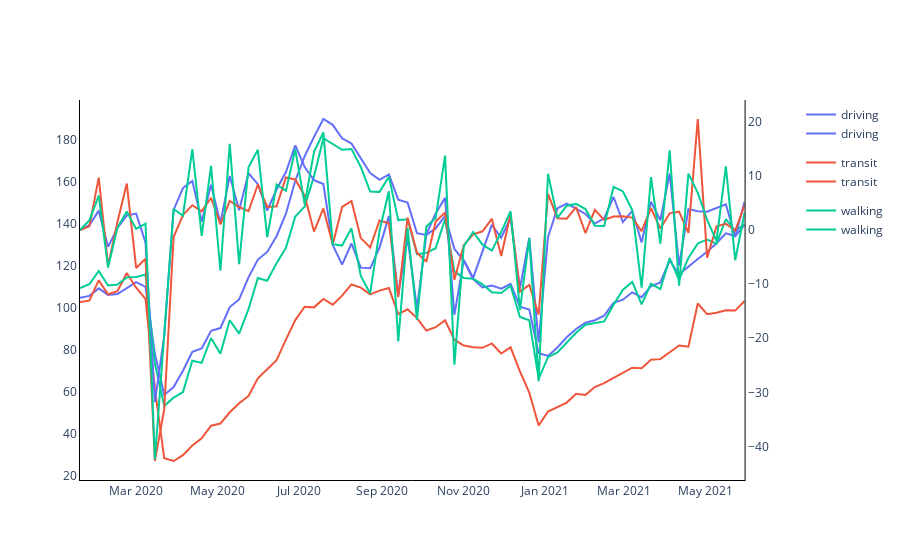

The cell this chart's notebook holds for it:
### Code cell
subfig = make_subplots(specs=[[{"secondary_y": True}]])

fig = px.line(df_d, x="Date", y='mobility', color='transportation_type')
fig2 = px.line(df_d, x="Date", y='week_on_week_change', color='transportation_type', 
               )

fig2.update_traces(yaxis="y2")
subfig.add_traces(fig.data + fig2.data)

subfig.update_layout(
    plot_bgcolor="white",
)
subfig.update_xaxes(showline=True, linewidth=1, linecolor='black')
subfig.update_yaxes(showline=True, linewidth=1, linecolor='black')
subfig.show()
